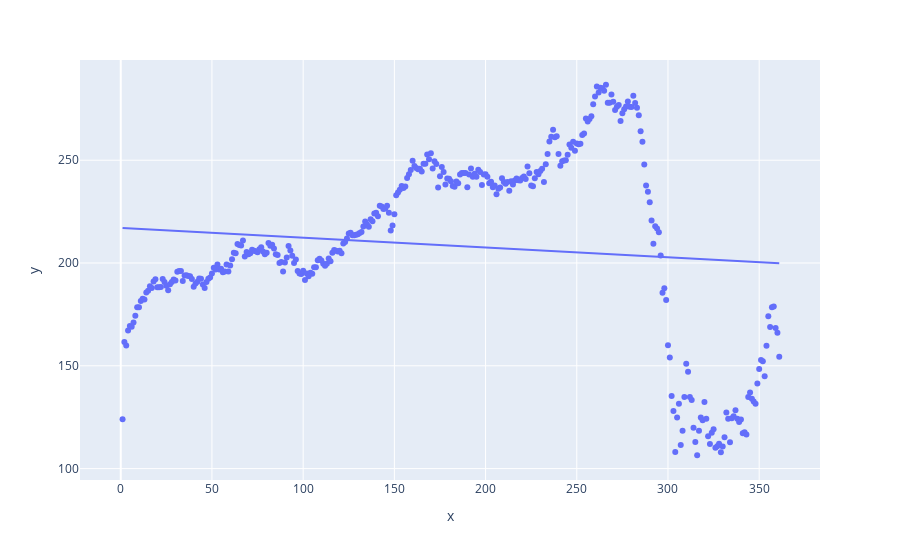

This figure's notebook cell:
### Code cell
fig = px.scatter(x=df.index, y=df.new_open, trendline='ols')
fig.show()
trendline = fig.data[1]

### Figure 1 — Plotly figure (JSON) as saved in the notebook; plotly's stock layout.template omitted (floating-point values rounded to 4 significant figures; data arrays with more than 128 entries replaced by an {"elided": "..."} marker saying what was removed)
{"data": [{"hovertemplate": "x=%{x}<br>y=%{y}<extra></extra>", "legendgroup": "", "marker": {"color": "#636efa", "symbol": "circle"}, "mode": "markers", "name": "", "showlegend": false, "type": "scatter", "x": {"elided": "362 int values"}, "xaxis": "x", "y": {"elided": "362 float values"}, "yaxis": "y"}, {"hovertemplate": "<b>OLS trendline</b><br>y = -0.0475686 * x + 217.054<br>R<sup>2</sup>=0.012238<br><br>x=%{x}<br>y=%{y} <b>(trend)</b><extra></extra>", "legendgroup": "", "marker": {"color": "#636efa", "symbol": "circle"}, "mode": "lines", "name": "", "showlegend": false, "type": "scatter", "x": {"elided": "361 int values"}, "xaxis": "x", "y": {"elided": "361 float values"}, "yaxis": "y"}], "layout": {"autosize": true, "legend": {"tracegroupgap": 0}, "margin": {"t": 60}, "xaxis": {"anchor": "y", "autorange": true, "domain": [0, 1], "range": [-22.21, 383.2], "title": {"text": "x"}, "type": "linear"}, "yaxis": {"anchor": "x", "autorange": true, "domain": [0, 1], "range": [93.72, 299.5], "title": {"text": "y"}, "type": "linear"}}}
